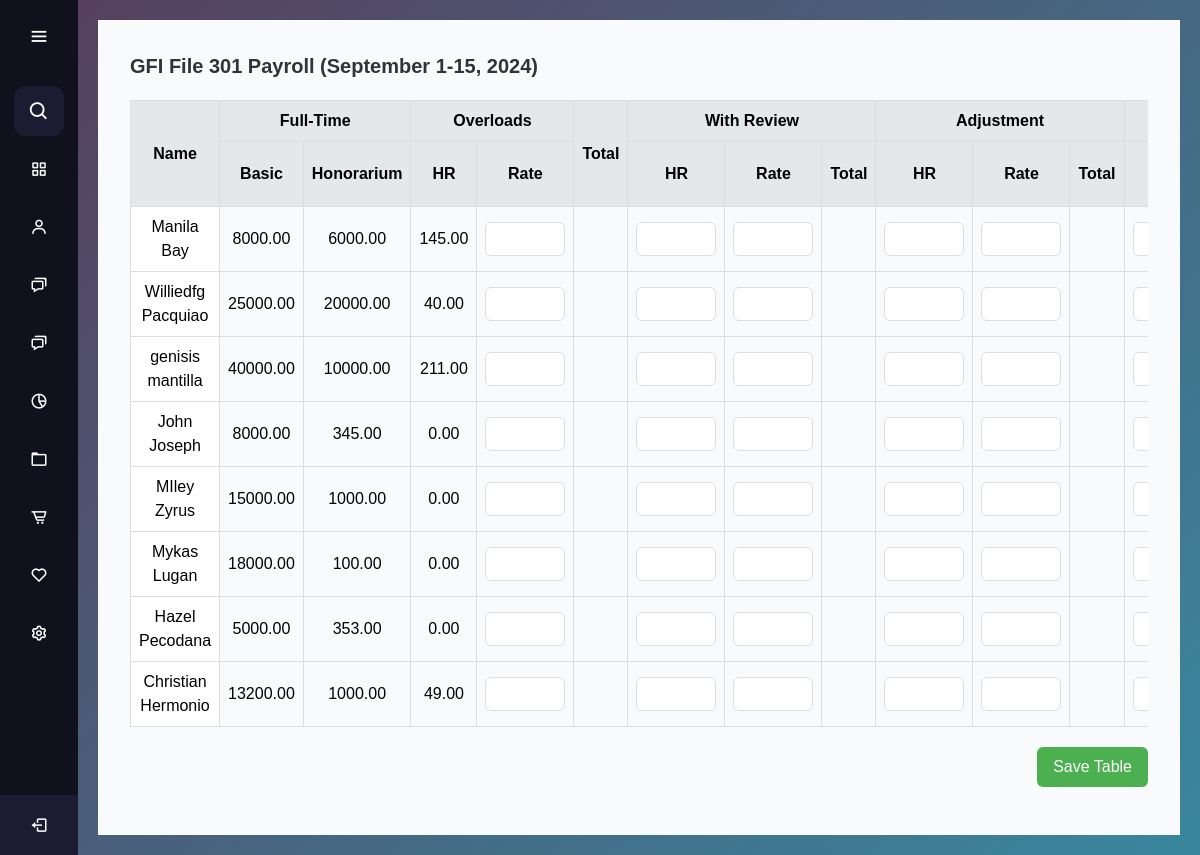
Page /frontUP/sidebar.php on the committed database.
### tables this page shows
CREATE TABLE `employees` (
  `employee_id` int(11) NOT NULL,
  `first_name` varchar(255) NOT NULL,
  `last_name` varchar(255) NOT NULL,
  `suffix_title` varchar(50) NOT NULL,
  `employee_type` enum('full-time','part-time') NOT NULL,
  `classification` varchar(255) NOT NULL,
  `basic_salary` decimal(10,2) NOT NULL,
  `honorarium` decimal(10,2) DEFAULT 0.00,
  `incentives` decimal(10,0) NOT NULL,
  `overload_rate` decimal(10,0) NOT NULL,
  `watch_reward` decimal(10,0) NOT NULL,
  `absent_lateRate` decimal(10,0) NOT NULL,
  `created_at` timestamp NOT NULL DEFAULT current_timestamp()
);

### frontUP/sidebar.php (the view, shortened to what this page needs)
<?php
require 'database_connection.php';
$sql = "
    SELECT
        e.employee_id,
        CONCAT(e.first_name, ' ', e.last_name) AS full_name,
        e.basic_salary,
        e.honorarium,
        ct.overload_rate,
                ct.overload_total,
        ct.wr_hr,
        ct.wr_rate,
        ct.wr_total,
        ct.adjust_hr,
        ct.adjust_rate,
        ct.adjust_total,
        ct.watch_hr,
        ct.watch_rate,
        ct.watch_total,
        ct.gross_pay,
        ct.absent_late_hr,
        ct.absent_late_rate,
        ct.absent_late_total,
        ct.pagibig,
        ct.mp2,
        ct.canteen,
        ct.others,
        ct.total_deduction,
        ct.net_pay,
        ct.reg_date,
        COALESCE(SUM(o.grand_total), 0) AS overload_hr,
        COALESCE(c.medical_savings, 0) AS medical_savings,
        COALESCE(c.retirement, 0) AS retirement,
        COALESCE((c.sss_ee + c.sss_er), 0) AS sss_total,
        COALESCE((c.pag_ibig_ee + c.pag_ibig_er), 0) AS pag_ibig_total,
        COALESCE((c.philhealth_ee + c.philhealth_er), 0) AS philhealth_total
    FROM employees e
    LEFT JOIN overload o ON e.employee_id = o.employee_id
    LEFT JOIN contributions c ON e.employee_id = c.employee_id
    LEFT JOIN computation ct ON e.employee_id = ct.employee_id
    GROUP BY e.employee_id";
$result = $conn->query($sql);
?>
<!DOCTYPE html>
<html lang="en">
<head>
    <script src="https://cdn.tailwindcss.com"></script>
</head>
<body>
    <?php include 'aside.php'; ?>
    <main>
        <div class="content">
            <h1 class="text-xl font-bold mb-4">GFI File 301 Payroll (September 1-15, 2024)</h1>
            <div class="table-wrapper">
            <table id="crudTable" class="table-auto w-full">
    <thead>
        <tr>
            <th rowspan="2" class="p-2 bg-gray-200 sticky gg">Name</th>
            <th colspan="2" class="p-2 bg-gray-200">Full-Time</th>
            <th colspan="2" class="p-2 bg-gray-200">Overloads</th>
            <th rowspan="2" class="p-2 bg-gray-200">Total</th>
            <th colspan="3" class="p-2 bg-gray-200">With Review</th>
            <th colspan="3" class="p-2 bg-gray-200">Adjustment</th>
            <th colspan="3" class="p-2 bg-gray-200">Watch Reward</th>
        </tr>
        <tr>
            <th class="p-2 bg-gray-200">Basic</th>
            <th class="p-2 bg-gray-200">Honorarium</th>
            <th class="p-2 bg-gray-200">HR</th>
            <th class="p-2 bg-gray-200">Rate</th>
            <th class="p-2 bg-gray-200">HR</th>
            <th class="p-2 bg-gray-200">Rate</th>
            <th class="p-2 bg-gray-200">Total</th>
            <th class="p-2 bg-gray-200">HR</th>
            <th class="p-2 bg-gray-200">Rate</th>
            <th class="p-2 bg-gray-200">Total</th>
            <th class="p-2 bg-gray-200">HR</th>
        </tr>
    </thead>
    <tbody>
        <?php
        if ($result && $result->num_rows > 0) {
            while ($row = $result->fetch_assoc()) {
                echo "<tr>";
                echo "<td data-employee='{$row['employee_id']}' class='p-2 sticky'>{$row['full_name']}</td>";
                echo "<td class='p-2'>{$row['basic_salary']}</td>";
                echo "<td class='p-2'>{$row['honorarium']}</td>";
                echo "<td class='p-2'>{$row['overload_hr']}</td>";
                echo "<td><input type='number' name='overload_rate' class='editable-cell' value='{$row['overload_rate']}'></td>";
                echo "<td name='overload_total' class='p-2'>{$row['overload_total']}</td>";
                echo "<td><input type='number' name='wr_hr' class='editable-cell' value='{$row['wr_hr']}'></td>";
                echo "<td><input type='number' name='wr_rate' class='editable-cell' value='{$row['wr_rate']}'></td>";
                echo "<td name='wr_total' class='p-2'>{$row['wr_total']}</td>";
                echo "<td><input type='number' name='adjust_rate' class='editable-cell' value='{$row['adjust_rate']}'></td>";
                echo "<td><input type='number' name='adjust_hr' class='editable-cell' value='{$row['adjust_hr']}'></td>";
                echo "<td name='adjust_total' class='p-2'>{$row['adjust_total']}</td>";
                echo "<td><input type='number' name='watch_hr' class='editable-cell' value='{$row['watch_hr']}'></td>";
                echo "</tr>";
            }
        } else {
            echo "<tr><td colspan='12' class='p-2 text-center'>No data found</td></tr>";
        }
        ?>
    </tbody>
</table>
            </div>
            <div class="flex justify-end mt-5">
                <button id="saveTableBtn" class="save-btn mb-4">Save Table</button>
            </div>
        </div>
    </main>
</body>
</html>

### frontUP/styles.css (style rules this page uses)
* { margin: 0; padding: 0; box-sizing: border-box; font-family: "Poppins", sans-serif; }
main { margin-left: 78px; padding: 20px; transition: margin-left 0.5s ease; min-height: 100vh; background: linear-gradient( 135deg, #56405f, #39879e ); }

### frontUP/sidebar.php (style rules this page uses)
.table-wrapper { max-width: 100%; overflow-x: auto; margin-top: 20px; }
table { width: 100%; border-collapse: collapse; }
th, td { padding: 0.5rem; text-align: center; border: 1px solid #ddd; }
th { background-color: #f3f4f6; font-weight: bold; }
td input { width: 100%; padding: 0.25rem; border: 1px solid #ddd; border-radius: 0.375rem; text-align: center; }
.save-btn { padding: 0.5rem 1rem; background-color: #4CAF50; color: white; border: none; border-radius: 0.375rem; cursor: pointer; transition: background-color 0.3s ease; }
.editable-cell { text-align: center; width: 80px; }
.content { padding: 2rem; background-color: #f9fafb; }
h1 { font-size: 1.75rem; color: #333; }
#crudTable td:first-child { position: sticky; left: 0; background-color: #fff; z-index: 2; }
.gg { position: sticky; left: 0; z-index: 2; }

### rows in the picture
employees: full_name "Manila Bay", basic_salary "8000.00", honorarium "6000.00", overload_hr "145.00"
employees: full_name "Williedfg Pacquiao", basic_salary "25000.00", honorarium "20000.00", overload_hr "40.00"
employees: full_name "genisis mantilla", basic_salary "40000.00", honorarium "10000.00", overload_hr "211.00"
employees: full_name "John Joseph", basic_salary "8000.00", honorarium "345.00", overload_hr "0.00"
employees: full_name "MIley Zyrus", basic_salary "15000.00", honorarium "1000.00", overload_hr "0.00"
employees: full_name "Mykas Lugan", basic_salary "18000.00", honorarium "100.00", overload_hr "0.00"
employees: full_name "Hazel Pecodana", basic_salary "5000.00", honorarium "353.00", overload_hr "0.00"
employees: full_name "Christian Hermonio", basic_salary "13200.00", honorarium "1000.00", overload_hr "49.00"
